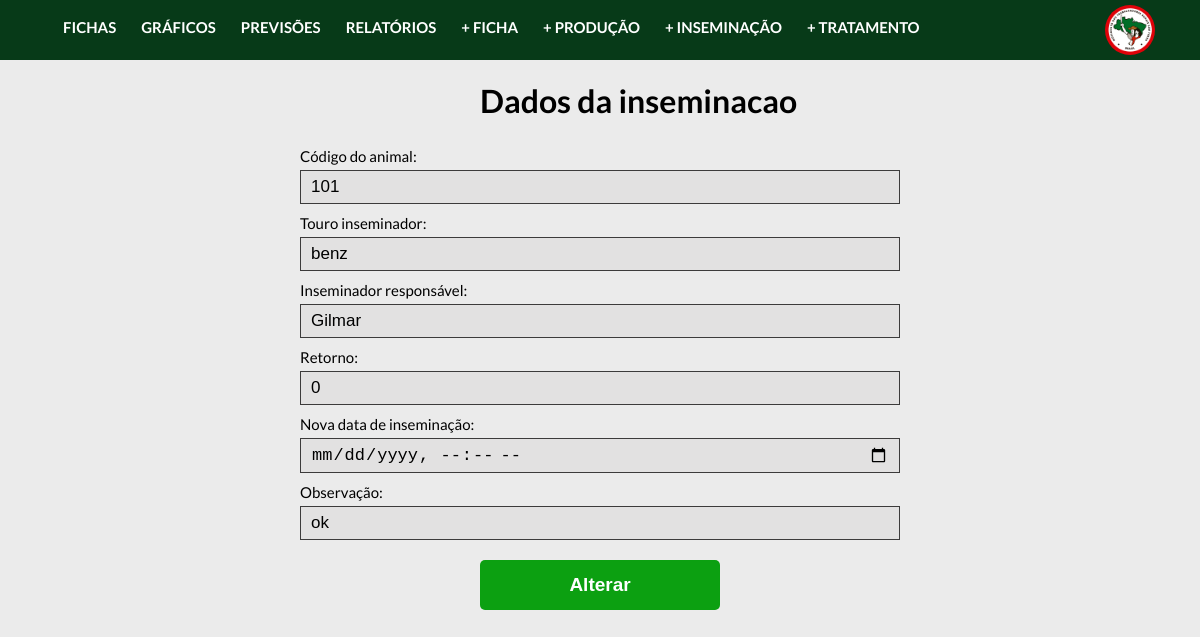
The page /controller/inseminacaoController.php?acao=altera&codInseminacao=1 on the database as committed earlier.
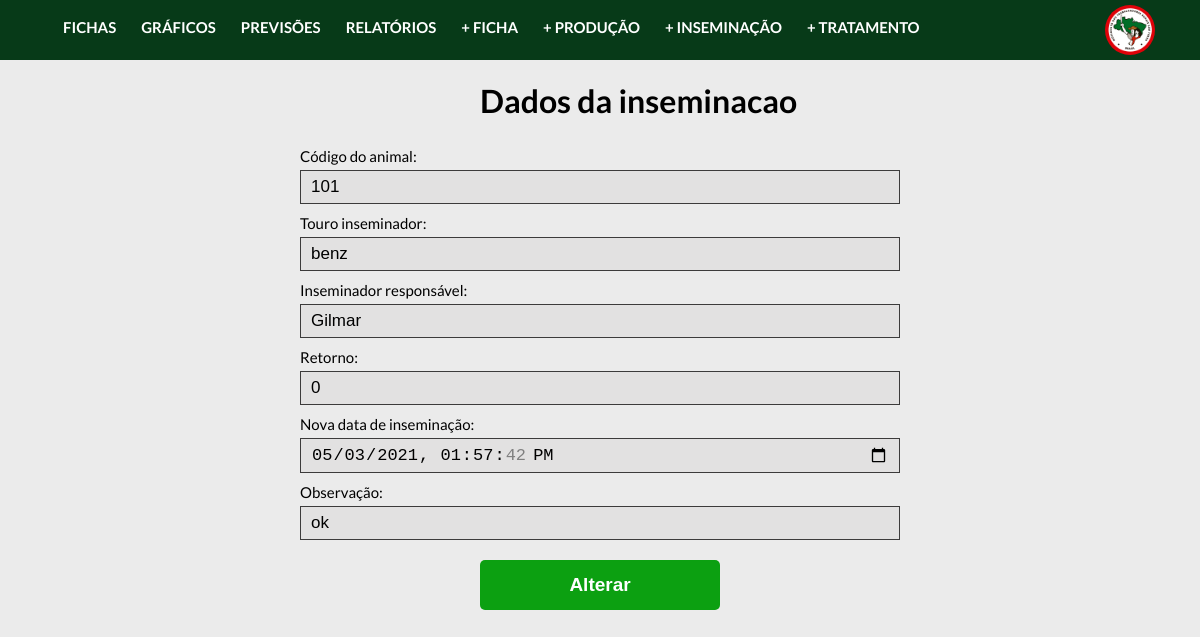
The same page on the database as committed later.
### tables this page shows
create table inseminacao(
  codInseminacao INTEGER AUTO_INCREMENT PRIMARY KEY,
  codAnimal INTEGER,
  dtInseminacao DATETIME NOT NULL,
  touroInseminador VARCHAR(20) NOT NULL,
  inseminadorResponsavel VARCHAR(40) NOT NULL,
  retorno INTEGER,  
  obs TEXT,
  previsaoSecagem DATETIME,  
  previsaoParto DATETIME, 
  novaDtInseminacao DATETIME, 
  novaPrevisaoSecagem DATETIME, 
  novaPrevisaoParto DATETIME, 
  FOREIGN KEY (codAnimal) REFERENCES ficha(codAnimal)
);

### controller/classes/Conexao.php (called while the page is built)
<?php
    class Conexao{
        public static $conexao;
        public static function conecta(){
            if(!isset(self::$conexao)){
                try{
                    self::$conexao = new PDO("mysql:host=localhost; dbname=projetointegrado", "admcooptar", "12345");
                }
                catch(PDOException $e){
                    echo "Erro de conexão: ". $e->getMessage();
                    die();
                }
            }
            return self::$conexao;
        }
    }
?>

### controller/classes/inseminacaoDAO.php (called while the page is built, shortened)
<?php
    require_once "Conexao.php";
    require_once "Inseminacao.php";
    class InseminacaoDAO{
        public $conexao;
        public function __construct(){
            $this->conexao = Conexao::conecta();
        }
        public function buscarAltera($codInseminacao){
            try{
                $query = $this->conexao->prepare("select * from inseminacao where codInseminacao = :i");
                $query->bindParam(":i", $codInseminacao);
                $query->execute();
                $registros = $query->fetchAll(PDO::FETCH_CLASS, "Inseminacao");
                return $registros[0];
            }
            catch(PDOException $e){
                echo "Erro no acesso aos dados: ". $e->getMessage();
            }
        }
    }
?>

### controller/classes/inseminacao.php (called while the page is built, shortened)
<?php
    class Inseminacao{
        private $codAnimal;
        private $touroInseminador;
        private $inseminadorResponsavel;
        private $retorno;
        private $obs;
        private $novaDtInseminacao;
        public function getCodAnimal(){
            return $this->codAnimal;
        }
        public function getTouroInseminador(){
            return $this->touroInseminador;
        }
        public function getInseminadorResponsavel(){
            return $this->inseminadorResponsavel;
        }
        public function getRetorno(){
            return $this->retorno;
        }
        public function getObs(){
            return $this->obs;
        }
        public function getNovaDtInseminacao(){
            return $this->novaDtInseminacao;
        }
    }
?>

### controller/views/alteraInseminacao.php (the view, shortened to what this page needs)
<main>
  <?php
  $codAnimal = isset($_POST['field_codAnimal']) ? $_POST['field_codAnimal'] : $inseminacao->getCodAnimal();
  $touroInseminador = isset($_POST['field_touroInseminador']) ? $_POST['field_touroInseminador'] : $inseminacao->getTouroInseminador();
  $inseminadorResponsavel = isset($_POST['field_inseminadorResponsavel']) ? $_POST['field_inseminadorResponsavel'] : $inseminacao->getInseminadorResponsavel();
  $retorno = isset($_POST['field_retorno']) ? $_POST['field_retorno'] : $inseminacao->getRetorno();
  $obs = isset($_POST['field_obs']) ? $_POST['field_obs'] : $inseminacao->getObs();
  $novaDtInseminacao = isset($_POST['field_novaDtInseminacao']) ? $_POST['field_novaDtInseminacao'] : $inseminacao->getNovaDtInseminacao();
  ?>
  <?php require_once("../includes/header.php");?>
    <form action="" method="post" enctype="multipart/form-data">
      <div class="container-ficha">
      <h1>Dados da inseminacao </h1>
      <div>
        <label class="label-cadastra" for="id_codAnimal">Código do animal: </label>
        <input type="number" name="field_codAnimal" id="id_codAnimal" value="<?=$codAnimal?>" >
      </div>
      <div>
        <label class="label-cadastra" for="id_touroInseminador">Touro inseminador: </label>
        <input type="text"  name="field_touroInseminador" maxlength="100" id="id_touroInseminador" value="<?=$touroInseminador?>"required>
      </div>
      <div>
        <label class="label-cadastra" for="id_touroInseminador">Inseminador responsável: </label>
        <input type="text" name="field_inseminadorResponsavel" maxlength="100" id="id_inseminadorResponsavel" value="<?=$inseminadorResponsavel?>" required>
      </div>
      <div>
        <label class="label-cadastra" for="id_retorno">Retorno: </label>
        <input type="text" name="field_retorno" maxlength="100" id="id_retorno" value="<?=$retorno?>">
      </div>
      <div>
        <label class="label-cadastra" for="id_novaDtInseminacao">Nova data de inseminação: </label>
        <input type="datetime-local" name="field_novaDtInseminacao" id="id_novaDtInseminacao" value="<?=$novaDtInseminacao?>">
      </div>
      <div>
        <label class="label-cadastra" for="id_obs">Observação: </label>
        <input type="text" name="field_obs" maxlength="100" id="id_obs" value="<?=$obs?>">
      </div>
      <button name="altera" class="button-form" type="submit">Alterar</button>
    </div>
  </form>

### controller/inseminacaoController.php (shortened to what this page needs)
<?php
include_once "../controller/classes/InseminacaoDAO.php";
if(!isset($_GET['acao'])){
    $obj = new InseminacaoDAO();
    $lista = $obj->listar();
    include "views/alteraInseminacao.php";
}
else {
	switch($_GET['acao']){
        case 'altera':
            if(!isset($_POST['altera'])){
                $obj = new InseminacaoDAO();
                $inseminacao = $obj->buscarAltera($_GET['codInseminacao']);
                include "views/alteraInseminacao.php";
            }
            break;
    }
}
?>

### includes/header.php (shortened to what this page needs)
<!DOCTYPE html>
<html lang="pt-br">
<head>
    <link href="https://cdnjs.cloudflare.com/ajax/libs/font-awesome/5.11.2/css/all.min.css" rel="stylesheet" />
    <link href="../css/style.css" rel="stylesheet">
    <link href="../css/adicionar-ficha.css" rel="stylesheet">
    <link href="../css/lista-fichas.css" rel="stylesheet">
    <link href="../css/graficos.css" rel="stylesheet">
    <link href="../css/relatorios.css" rel="stylesheet">
    <link href="../css/previsoes.css" rel="stylesheet">
    <link href="../css/calendario.css" rel="stylesheet">
</head>
<body>
    <header>
        <ul>
            <li><a href="../controller/fichaController.php">Fichas</a></li>
            <li><a href="../views/graficos.php">Gráficos</a></li>
            <li><a href="../views/previsoes.php">Previsões</a></li>
            <li><a href="../views/relatorios.php">Relatórios</a></li>
            <li><a href="../controller/fichaController.php?acao=adiciona">+  Ficha</a></li>
            <li><a href="../controller/producaoController.php?acao=adiciona">+  Produção</a></li>
            <li><a href="../controller/inseminacaoController.php?acao=adiciona">+  Inseminação</a></li>
            <li><a href="../controller/tratamentoController.php?acao=adiciona">+  Tratamento</a></li>
        </ul>
        <a class="logo-header" href="../index.php"><img title="Logo do mst" src="/img/mst.png" /></a>
    </header>
</body>

### css/style.css (style rules this page uses)
:root { --primary-color: #073a18; }
body { font-family: 'Lato', sans-serif; margin: 0; transition: transform 0.3s; background-color: #d6d5d5; }
header { background-color: var(--primary-color); color: #fff; font-size: 130%; height: 60px; position: relative; padding: 0px 15px; }
header ul { list-style-type: none; margin: 0; text-decoration: none; }
header ul li { list-style: none; padding-top:15px; display: inline-block; }
header ul li a { padding: 8px; font-size:15px; font-weight: 600; color: #fff; text-decoration: none; transition: 0.5s; line-height: 25px; border-radius: 4px; text-transform: uppercase; margin-right: 5px; }
button, input[type='submit'] { border: 0; border-radius: 5px; color: #fff; cursor: pointer; padding: 8px 12px; }
h1 { margin-left:40%; }
.logo-header { float: right; margin-right: 30px; margin-top:-35px; }
.logo-header img { border-radius: 40px; width: 50px; height: 50px; margin-top: 0px; }

### css/adicionar-ficha.css (style rules this page uses)
input[type=text], input[type=datetime-local], input[type=checkbox], input[type=file], input[type=number], select { background-color: #e2e1e1; width: 50%; padding: 6px 10px; margin: 5px 0 5px 25%; display: inline-block; border: 0.5px solid #3c3b3b; box-sizing: border-box; font-size: 17px; }
.label-cadastra { width: 50%; margin: 5px 0 0px 25%; display: inline-block; box-sizing: border-box; font-size: 15px; }
.button-form { background-color: #0ca011; color: white; padding: 14px 20px; margin: 15px 0 0 40%; border: none; cursor: pointer; width: 20%; font-size: 19px; font-weight: bold; }

### css/calendario.css (style rules this page uses)
body { background:#ebebeb; }

Rows that differ between the two databases and show on the page:
changed inseminacao "benz": field_novaDtInseminacao (not shown) → "05/03/2021 13:57:42"
